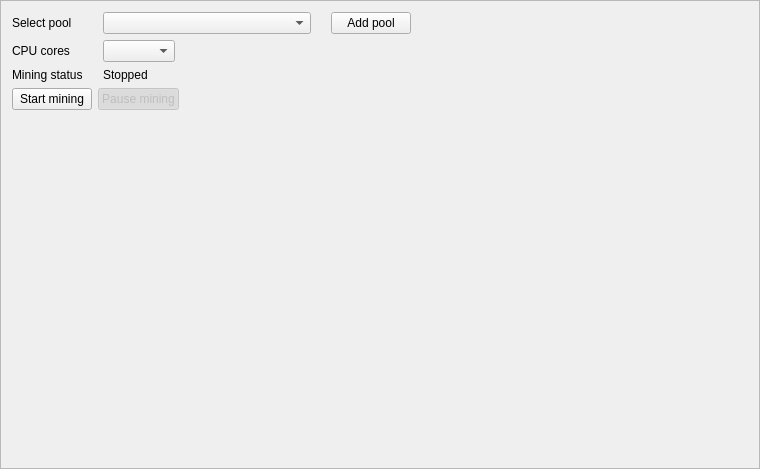
<?xml version="1.0" encoding="UTF-8"?>
<ui version="4.0">
 <class>MiningFrame</class>
 <widget class="QFrame" name="MiningFrame">
  <property name="geometry">
   <rect>
    <x>0</x>
    <y>0</y>
    <width>760</width>
    <height>469</height>
   </rect>
  </property>
  <property name="windowTitle">
   <string>Frame</string>
  </property>
  <property name="frameShape">
   <enum>QFrame::StyledPanel</enum>
  </property>
  <property name="frameShadow">
   <enum>QFrame::Raised</enum>
  </property>
  <layout class="QVBoxLayout" name="verticalLayout">
   <item>
    <layout class="QGridLayout" name="gridLayout" columnstretch="0,1,2">
     <property name="horizontalSpacing">
      <number>20</number>
     </property>
     <item row="2" column="0">
      <widget class="QLabel" name="label_3">
       <property name="text">
        <string>Mining status</string>
       </property>
      </widget>
     </item>
     <item row="0" column="1">
      <widget class="QComboBox" name="m_poolCombo">
       <property name="editable">
        <bool>false</bool>
       </property>
      </widget>
     </item>
     <item row="1" column="0">
      <widget class="QLabel" name="label_2">
       <property name="text">
        <string>CPU cores</string>
       </property>
      </widget>
     </item>
     <item row="0" column="0">
      <widget class="QLabel" name="label">
       <property name="text">
        <string>Select pool</string>
       </property>
      </widget>
     </item>
     <item row="1" column="1" alignment="Qt::AlignLeft">
      <widget class="QComboBox" name="m_cpuCombo"/>
     </item>
     <item row="2" column="1">
      <widget class="QLabel" name="m_stateLabel">
       <property name="text">
        <string>Stopped</string>
       </property>
      </widget>
     </item>
     <item row="0" column="2" alignment="Qt::AlignLeft">
      <widget class="QPushButton" name="m_addPoolButton">
       <property name="text">
        <string>Add pool</string>
       </property>
      </widget>
     </item>
    </layout>
   </item>
   <item>
    <layout class="QHBoxLayout" name="horizontalLayout">
     <item>
      <widget class="QPushButton" name="m_startButton">
       <property name="text">
        <string>Start mining</string>
       </property>
       <property name="checkable">
        <bool>true</bool>
       </property>
       <attribute name="buttonGroup">
        <string notr="true">m_miningButtonGroup</string>
       </attribute>
      </widget>
     </item>
     <item>
      <widget class="QPushButton" name="m_stopButton">
       <property name="enabled">
        <bool>false</bool>
       </property>
       <property name="text">
        <string>Pause mining</string>
       </property>
       <property name="checkable">
        <bool>true</bool>
       </property>
       <property name="checked">
        <bool>true</bool>
       </property>
       <attribute name="buttonGroup">
        <string notr="true">m_miningButtonGroup</string>
       </attribute>
      </widget>
     </item>
     <item>
      <spacer name="horizontalSpacer">
       <property name="orientation">
        <enum>Qt::Horizontal</enum>
       </property>
       <property name="sizeHint" stdset="0">
        <size>
         <width>30</width>
         <height>20</height>
        </size>
       </property>
      </spacer>
     </item>
    </layout>
   </item>
   <item>
    <spacer name="verticalSpacer">
     <property name="orientation">
      <enum>Qt::Vertical</enum>
     </property>
     <property name="sizeHint" stdset="0">
      <size>
       <width>20</width>
       <height>40</height>
      </size>
     </property>
    </spacer>
   </item>
  </layout>
 </widget>
 <resources/>
 <connections>
  <connection>
   <sender>m_startButton</sender>
   <signal>toggled(bool)</signal>
   <receiver>m_startButton</receiver>
   <slot>setDisabled(bool)</slot>
   <hints>
    <hint type="sourcelabel">
     <x>71</x>
     <y>117</y>
    </hint>
    <hint type="destinationlabel">
     <x>71</x>
     <y>117</y>
    </hint>
   </hints>
  </connection>
  <connection>
   <sender>m_stopButton</sender>
   <signal>toggled(bool)</signal>
   <receiver>m_stopButton</receiver>
   <slot>setDisabled(bool)</slot>
   <hints>
    <hint type="sourcelabel">
     <x>194</x>
     <y>117</y>
    </hint>
    <hint type="destinationlabel">
     <x>194</x>
     <y>117</y>
    </hint>
   </hints>
  </connection>
  <connection>
   <sender>m_miningButtonGroup</sender>
   <signal>buttonClicked(QAbstractButton*)</signal>
   <receiver>MiningFrame</receiver>
   <slot>startStopClicked(QAbstractButton*)</slot>
   <hints>
    <hint type="sourcelabel">
     <x>-1</x>
     <y>-1</y>
    </hint>
    <hint type="destinationlabel">
     <x>379</x>
     <y>234</y>
    </hint>
   </hints>
  </connection>
  <connection>
   <sender>m_addPoolButton</sender>
   <signal>clicked()</signal>
   <receiver>MiningFrame</receiver>
   <slot>addPoolClicked()</slot>
   <hints>
    <hint type="sourcelabel">
     <x>380</x>
     <y>29</y>
    </hint>
    <hint type="destinationlabel">
     <x>379</x>
     <y>234</y>
    </hint>
   </hints>
  </connection>
 </connections>
 <slots>
  <slot>startStopClicked(QAbstractButton*)</slot>
  <slot>addPoolClicked()</slot>
 </slots>
 <buttongroups>
  <buttongroup name="m_miningButtonGroup"/>
 </buttongroups>
</ui>
